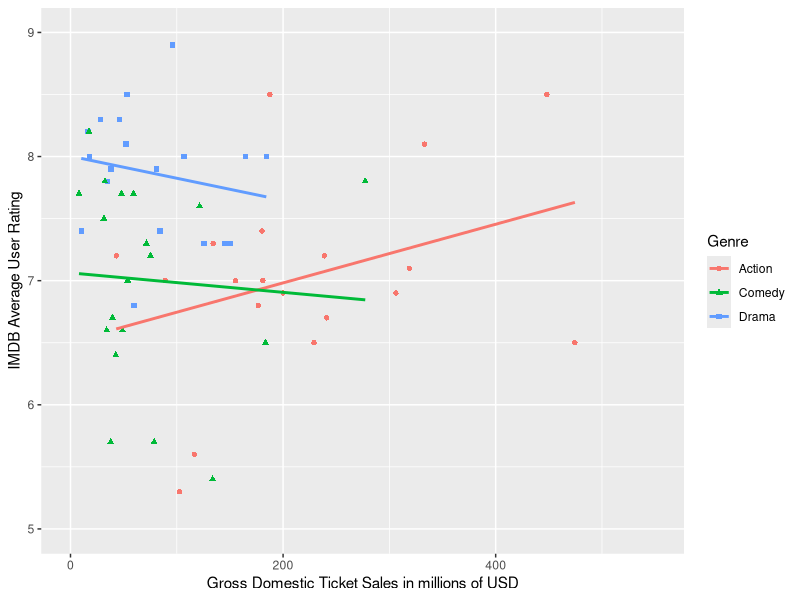
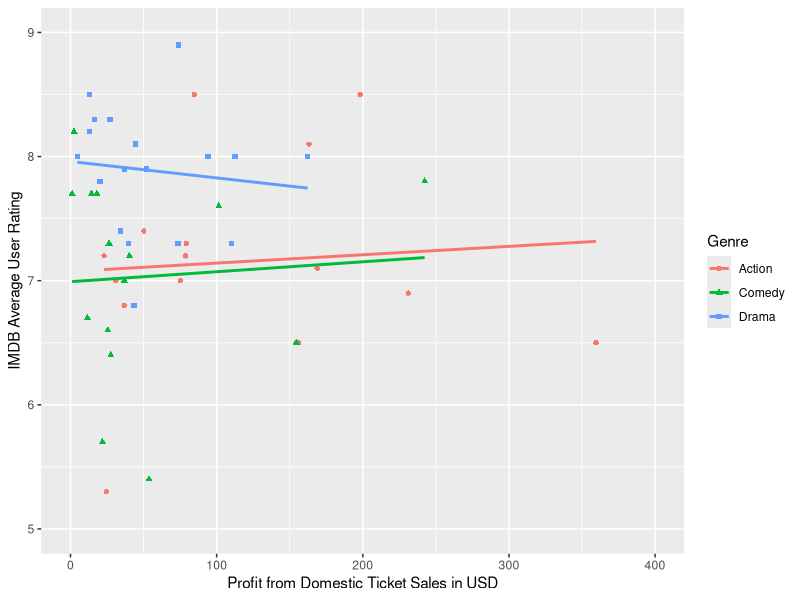
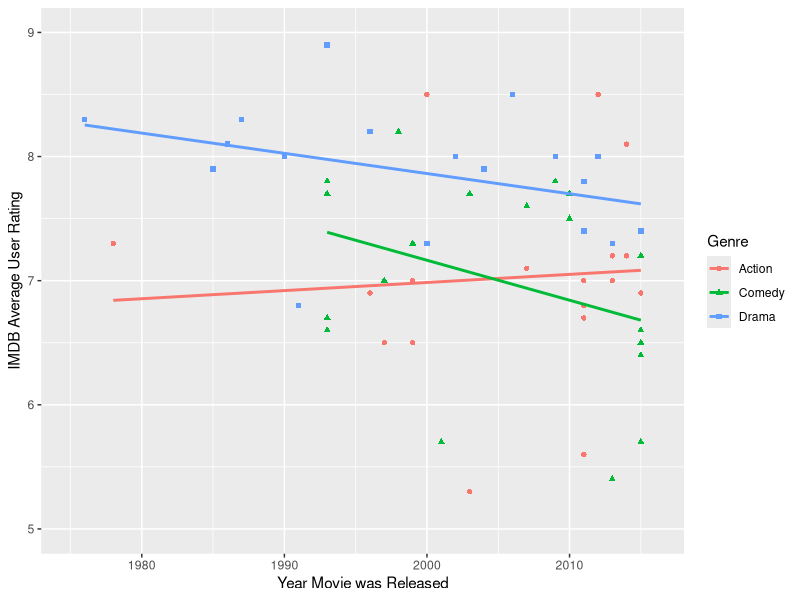

R code for these plots, in order: (Note: this script raises an error after producing the figures.)
##Setup working directory, import packages, and ingest data
setwd("~/Dropbox/Cuyler School/Applied Stats/STAT502/Project")
library(ggplot2)
library(multcomp)
df <- read.csv("./Project_Data.csv")

#Rescaling GrossUSD and EstBudgetUSD to millions of dollars
df <- within(df, {
  GrossUSD <- GrossUSD/1000000
  EstBudgetUSD <- EstBudgetUSD/1000000
})

#Feature engineering for profitability
df$profitUSD <- df$GrossUSD-df$EstBudgetUSD

#ANCOVA Regression Tests for Differences in Genre

#Regression test for Rating vs. GrossUSD with plot
g <- ggplot(df, aes(y = Rating, x = GrossUSD, shape = Genre, color = Genre))
g <- g + geom_point() + geom_smooth(method="lm", fill=NA)
g <- g + xlab("Gross Domestic Ticket Sales in millions of USD")
g <- g + ylab("IMDB Average User Rating")
g <- g + ylim(5,9) + xlim(0, 550)
g

for(i in unique(df$Genre)){
  print(paste("Movie Genre", i, sep = " "))
  sub <- df[df$Genre == i,]
  fit1 <- lm(Rating ~ GrossUSD, sub)
  print(summary.lm(fit1))
}

#Due to the significant positive slope for Action movies and GrossUSD we test
#if all the slopes are equal with a significant interaction variable
df.anova1 <- aov(Rating ~ Genre * GrossUSD, df)
anova(df.anova1)

#Regression test for Rating vs. profitUSD with plot
g <- ggplot(df, aes(y = Rating, x = profitUSD, shape = Genre, color = Genre))
g <- g + geom_point() + geom_smooth(method="lm", fill=NA)
g <- g + xlab("Profit from Domestic Ticket Sales in USD")
g <- g + ylab("IMDB Average User Rating")
g <- g + ylim(5,9) + xlim(0, 400)
g

for(i in unique(df$Genre)){
  print(paste("Movie Genre", i, sep = " "))
  sub <- df[df$Genre == i,]
  fit1 <- lm(Rating ~ profitUSD, sub)
  print(summary.lm(fit1))
}

#The results for profitUSD are similiar to GrossUSD and profitUSD so we tested
#for correlation and decided to drop profitUSD because it was 83% correlated to 
#GrossUSD.
cor.test(df$GrossUSD, df$profitUSD)

#Regression test for Rating vs. Year with plot
g <- ggplot(df, aes(y = Rating, x = Year, shape = Genre, color = Genre))
g <- g + geom_point() + geom_smooth(method="lm", fill=NA)
g <- g + xlab("Year Movie was Released")
g <- g + ylab("IMDB Average User Rating")
g <- g + ylim(5,9) + xlim(1975, 2016)
g

for(i in unique(df$Genre)){
  print(paste("Movie Genre", i, sep = " "))
  sub <- df[df$Genre == i,]
  fit1 <- lm(Rating ~ Year, sub)
  print(summary.lm(fit1))
}

#There is one significant linear relationship between grossUSD and movie ratings
#and a significant interaction term so we proceed with an unequal slopes ANCOVA
#model

df.fit <- lm(Rating ~ Genre + Genre* GrossUSD-1, df)
summary(df.fit)

#The follwing section presents the lsmeans difference in ratings for the three
#genres at three different levels of GrossUSD: 50, 150, and 250 million USD
levels <- data.frame(GrossUSD = seq(50, 250, 100))
fit<- lm(Rating ~ GrossUSD, df[df$Genre == "Action",])
action.ratings <- predict.lm(fit.action, newdata = levels)

fit <- lm(Rating ~ GrossUSD, df[df$Genre == "Drama",])
drama.ratings <- predict.lm(fit, newdata = levels)

fit <- lm(Rating ~ GrossUSD, df[df$Genre == "Comedy",])
comedy.ratings <- predict.lm(fit, newdata = levels)

print("The differences in the predicted average user rating between drama and action at the three levels:")
print(drama.ratings-action.ratings)

print("The differences in the predicted average user rating between drama and comedy at the three levels:")
print(drama.ratings-comedy.ratings)

print("The differences in the predicted average user rating between action and comedy at the three levels:")
print(action.ratings-comedy.ratings)
